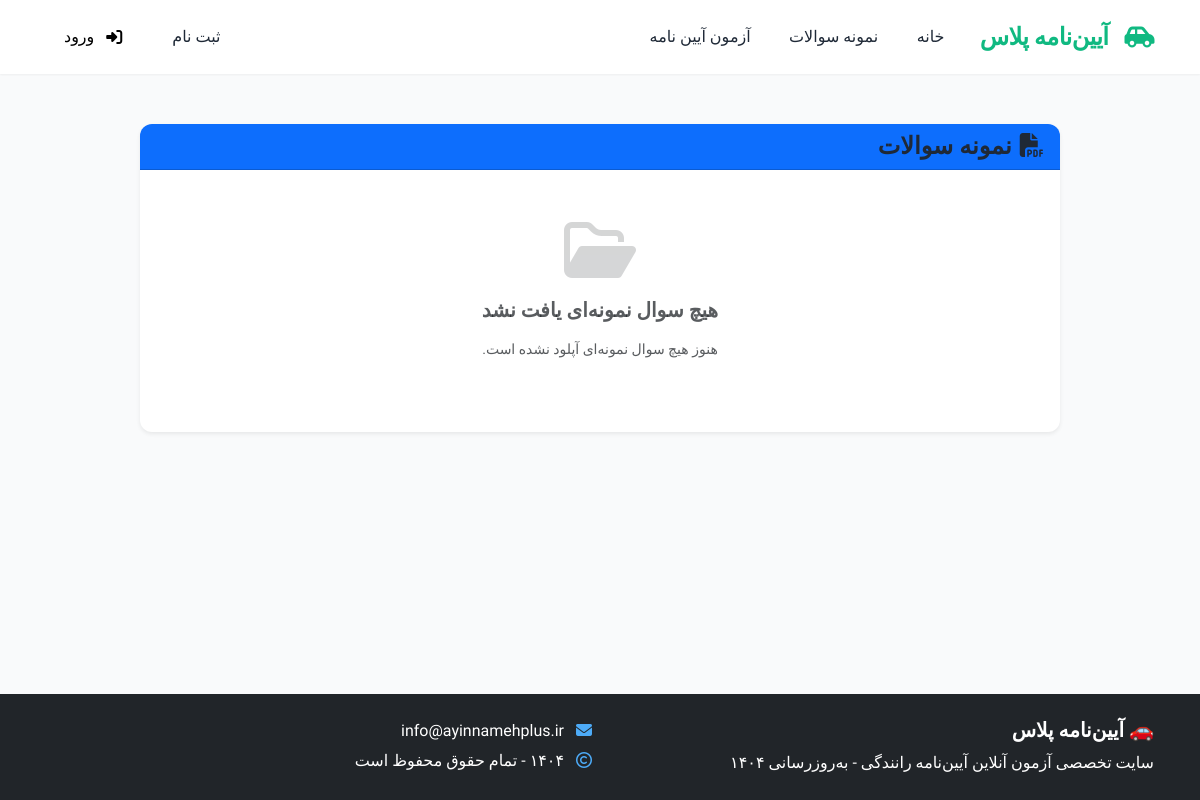
/questions/, run on an earlier commit of the app's database.
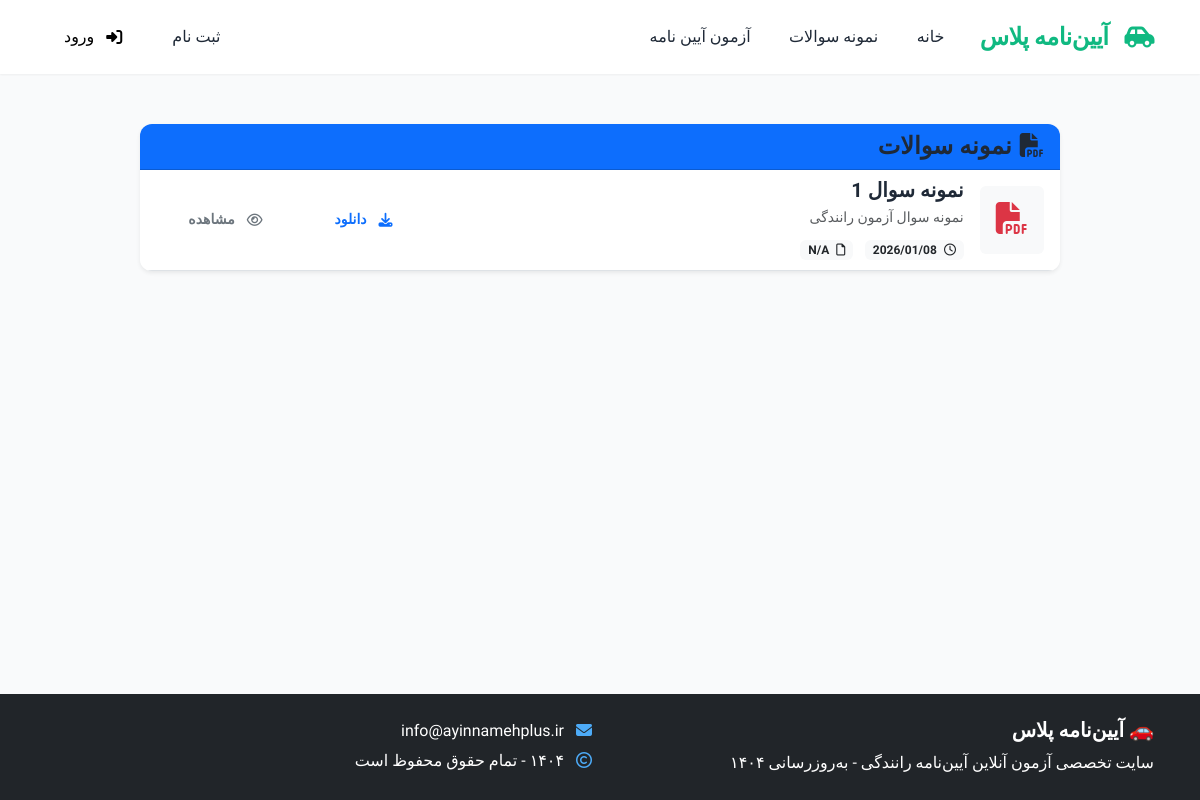
And on a later commit of the database.
### sample_questions/models.py (models this page shows, shortened)
class SampleQuestion(models.Model):
    title = models.CharField(max_length=200, verbose_name='عنوان سوال')
    description = models.TextField(verbose_name='توضیحات', blank=True, null=True)
    pdf_file = models.FileField(upload_to=question_pdf_path, verbose_name='فایل PDF سوالات')
    is_active = models.BooleanField(default=True, verbose_name='فعال/غیرفعال')
    created_at = models.DateTimeField(auto_now_add=True, verbose_name='تاریخ ایجاد')
    updated_at = models.DateTimeField(auto_now=True, verbose_name='تاریخ به‌روزرسانی')
    class Meta:
        verbose_name = 'نمونه سوال ها'
        verbose_name_plural = 'نمونه سوال ها'
        ordering = ['-created_at']
    def get_file_size(self):
        try:
            size = self.pdf_file.size
            if size < 1024 * 1024:  # Less than 1MB
                return f"{size / 1024:.1f} KB"
            return f"{size / (1024 * 1024):.1f} MB"
        except:
            return "N/A"

### sample_questions/views.py (the view)
# urls.py: path('', views.SampleQuestionListView.as_view(), name='question_list'),
class SampleQuestionListView(ListView):
    model = SampleQuestion
    template_name = 'sample_questions/question_list.html'
    context_object_name = 'question_papers'
    paginate_by = 10
    def get_queryset(self):
        return SampleQuestion.objects.filter(is_active=True).order_by('-created_at')

### sample_questions/templates/sample_questions/question_list.html (shortened to what the changed rows need)
{% extends 'shared/_layout.html' %}
{% load static %}
{% block content %}
    <div class="container py-5">
        <div class="row justify-content-center">
            <div class="col-lg-10">
                <div class="card shadow-sm border-0">
                    <div class="card-body p-0">
                        {% if question_papers %}
                            <div class="list-group list-group-flush">
                                {% for paper in question_papers %}
                                    <div class="list-group-item border-bottom">
                                        <div class="d-flex justify-content-between align-items-center">
                                            <div class="d-flex align-items-center">
                                                <div class="bg-light rounded p-3 me-3">
                                                    <i class="fas fa-file-pdf text-danger fa-2x"></i>
                                                </div>
                                                <div>
                                                    <h5 class="mb-1">{{ paper.title }}</h5>
                                                    {% if paper.description %}
                                                        <p class="text-muted small mb-0">{{ paper.description|truncatewords:20 }}</p>
                                                    {% endif %}
                                                    <div class="mt-2">
                                                        <span class="badge bg-light text-dark me-2">
                                                            <i class="far fa-clock me-1"></i>
                                                            {{ paper.created_at|date:"Y/m/d" }}
                                                        </span>
                                                        <span class="badge bg-light text-dark">
                                                            <i class="far fa-file me-1"></i>
                                                            {{ paper.get_file_size }}
                                                        </span>
                                                    </div>
                                                </div>
                                            </div>
                                            <div class="d-flex">
                                                <a href="{% url 'sample_questions:download_question_paper' paper.id %}"
                                                   class="btn btn-outline-primary btn-sm me-2"
                                                   title="دانلود سوالات"
                                                   download>
                                                    <i class="fas fa-download me-1"></i> دانلود
                                                </a>
                                                <a href="{{ paper.pdf_file.url }}"
                                                   class="btn btn-outline-secondary btn-sm"
                                                   title="مشاهده آنلاین"
                                                   target="_blank">
                                                    <i class="far fa-eye me-1"></i> مشاهده
                                                </a>
                                            </div>
                                        </div>
                                    </div>
                                {% endfor %}
                            </div>
                        {% else %}
                            <div class="text-center py-5">
                                <div class="text-muted mb-3">
                                    <i class="far fa-folder-open fa-4x opacity-25"></i>
                                </div>
                                <h5 class="text-muted">هیچ سوال نمونه‌ای یافت نشد</h5>
                                <p class="text-muted small">هنوز هیچ سوال نمونه‌ای آپلود نشده است.</p>
                            </div>
                        {% endif %}
                    </div>
                </div>
            </div>
        </div>
    </div>
{% endblock %}

What changed in the data, as far as the page shows it:
added SampleQuestion: title "نمونه سوال 1", description "نمونه سوال آزمون رانندگی", created_at "2026/01/08", get_file_size "N/A"
Also different on the page:
text no longer shown: "هیچ سوال نمونه‌ای یافت نشد هنوز هیچ سوال نمونه‌ای آپلود نشده است."
